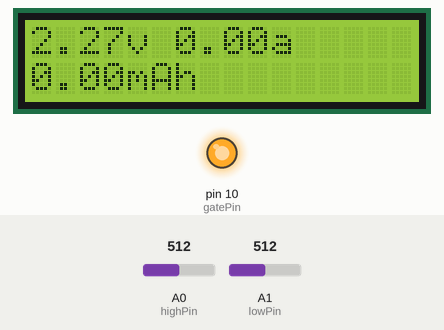
Recording of a sketch running on a simulated Arduino Uno, built with avr-gcc and run on an emulated ATmega328P. On the bench: 16×2 character LCD, output pins drawn as LEDs (lit = HIGH). The inputs (shaded band) are chosen by the test bench; at power-on: A0 (highPin) = 512, A1 (lowPin) = 512. What the sketch prints to the serial monitor is not drawn.

Above: at 3.2 s.
3.3 s: A0 (highPin) set to 263
At 7.6 s:
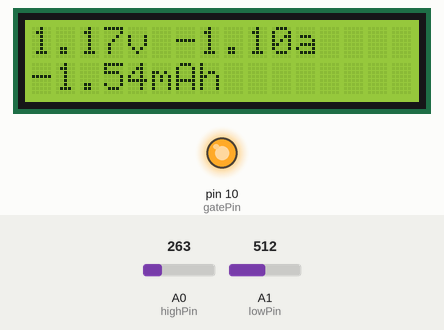
13.5 s: A0 (highPin) set to 236
At 18.5 s:
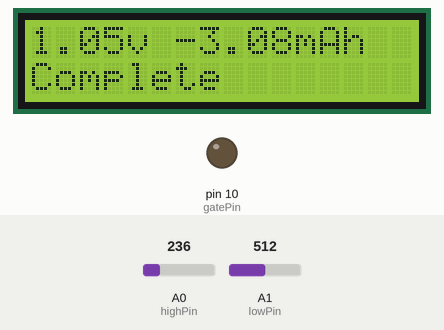
19.1 s: A0 (highPin) set to 122
At 28.3 s:
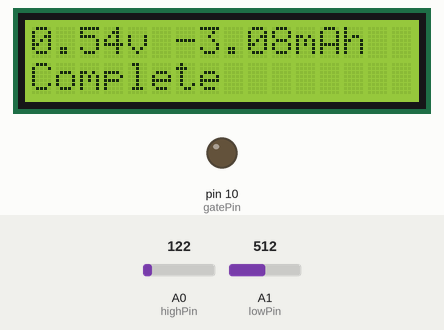
Timing chart, 0 to 29.8 s (numbered marks = the images above; inputs shaded):
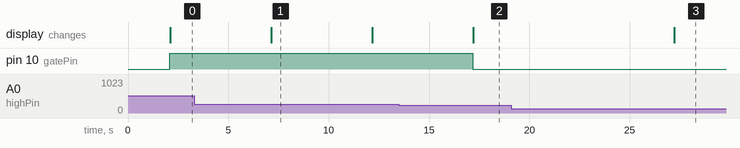

The sketch:

BatteryCapacityChecker.ino
```cpp
/*
  Battery Capacity Checker
  Uses Nokia 5110 Display
  Uses 1 Ohm power resister as shunt - Load can be any suitable resister or lamp

  YouTube Video: https://www.youtube.com/embed/qtws6VSIoYk

  http://AdamWelch.Uk

  Required Library - LCD5110_Graph.h - http://www.rinkydinkelectronics.com/library.php?id=47
*/

#include <Wire.h>
#include <LiquidCrystal_I2C.h>
LiquidCrystal_I2C lcd(0x3F, 16, 2); // set the LCD address to 0x27 for a 16 chars and 2 line display

#define gatePin 10
#define highPin A0
#define lowPin A1

boolean finished = false;
int printStart = 0;
int interval = 5000;  //Interval (ms) between measurements

float mAh = 0.0;
float shuntRes = 1.0;  // In Ohms - Shunt resistor resistance
//float voltRef = 4.71; // Reference voltage (probe your 5V pin)
float voltRef = 4.54; // Reference voltage (probe your 5V pin)
float current = 0.0;
float battVolt = 0.0;
float shuntVolt = 0.0;
//float battLow = 2.9;  //for 18650 3.0v-4.2v
float battLow = 1.1;  //for AA NiMH 1.1v-1.5v

unsigned long previousMillis = 0;
unsigned long millisPassed = 0;

void setup() {
  Serial.begin(9600);
  Serial.println("Battery Capacity Checker v1.1");
  Serial.println("battVolt   current     mAh");

  pinMode(gatePin, OUTPUT);
  digitalWrite(gatePin, LOW);

  lcd.begin();
  lcd.println("Battery Check");
  lcd.println("Please Wait");

  delay(2000);
}

void loop() {
  //  int val = analogRead(highPin); //TODO for test
  //  Serial.println(val); //TODO for test

  battVolt = analogRead(highPin) * voltRef / 1024.0;
  shuntVolt = analogRead(lowPin) * voltRef / 1024.0;

  //  Serial.print(battVolt); //TODO for test
  //  Serial.print("\t"); //TODO for test
  //  Serial.println(battVolt); //TODO for test

  if (battVolt >= battLow && finished == false)
  {
    digitalWrite(gatePin, HIGH);
    millisPassed = millis() - previousMillis;
    current = (battVolt - shuntVolt) / shuntRes;
    mAh = mAh + (current * 1000.0) * (millisPassed / 3600000.0);
    previousMillis = millis();

    lcd.clear();
    lcd.home();
    lcd.print(battVolt);
    lcd.print("v ");
    lcd.print(current);
    lcd.print("a");
    lcd.setCursor(0, 1);//set cols 0, rows 1
    lcd.print(mAh);
    lcd.print("mAh");

    Serial.print(battVolt);
    Serial.print("\t");
    Serial.print(current);
    Serial.print("\t");
    Serial.println(mAh);

    delay(interval);
  }
  if (battVolt < battLow)
  {
    digitalWrite(gatePin, LOW);

    finished = true;

    lcd.clear();
    lcd.home();
    lcd.print(battVolt);
    lcd.print("v ");
    lcd.print(mAh);
    lcd.print("mAh");
    lcd.setCursor(0, 1);//set cols 0, rows 1
    lcd.print("Complete");

    delay(interval * 2);
  }
}
```

Measured:
- the behaviour switches between 249 and 248 on A0 (highPin) (found by bisection; images 1 and 2)
- after the input at 3.3 s, the display: changes after 3.8 s (image 1)
- after the input at 13.5 s, pin 10 (gatePin): HIGH → LOW after 3.7 s; the display: changes after 3.7 s (image 2)
- after the input at 19.1 s, the display: changes after 8.1 s (image 3)
- what the display in image 1 shows lasts 5.1 s, from 7.1 s to 12.2 s
